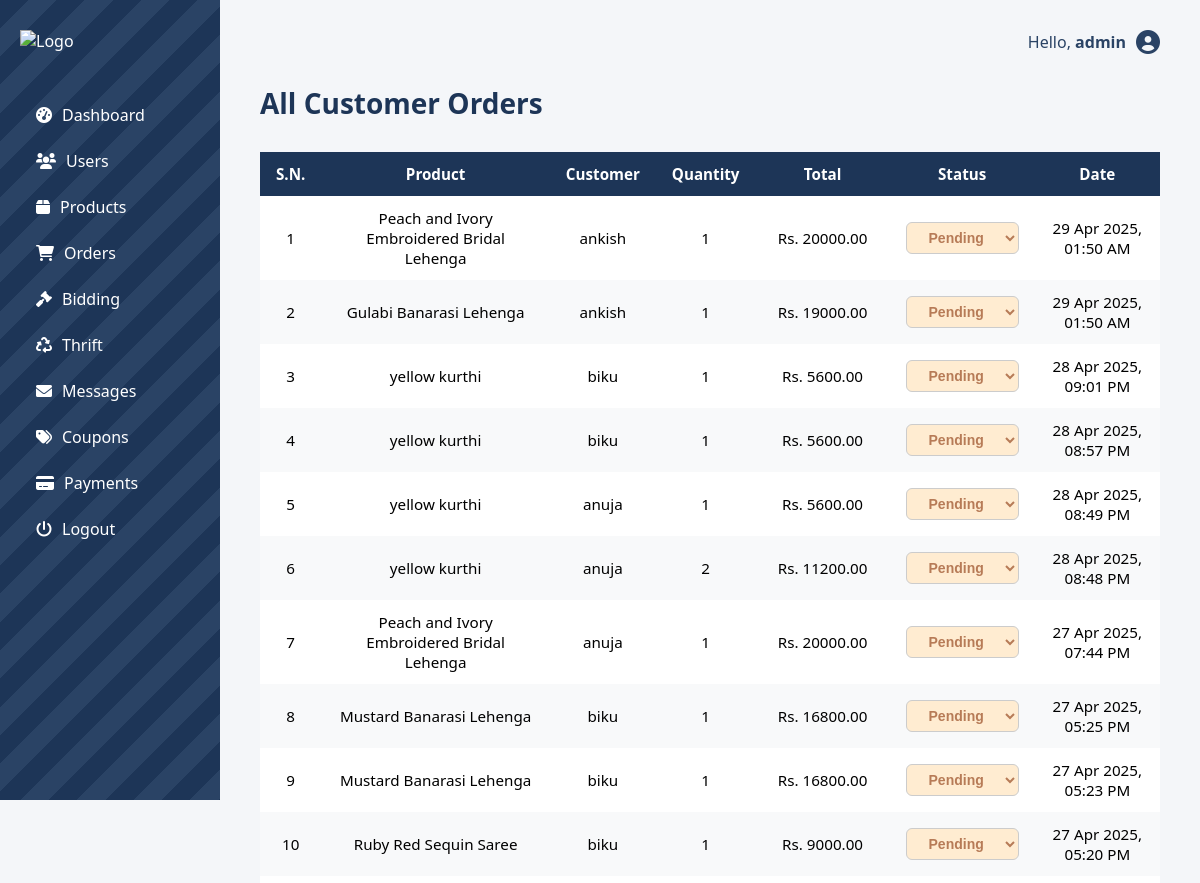
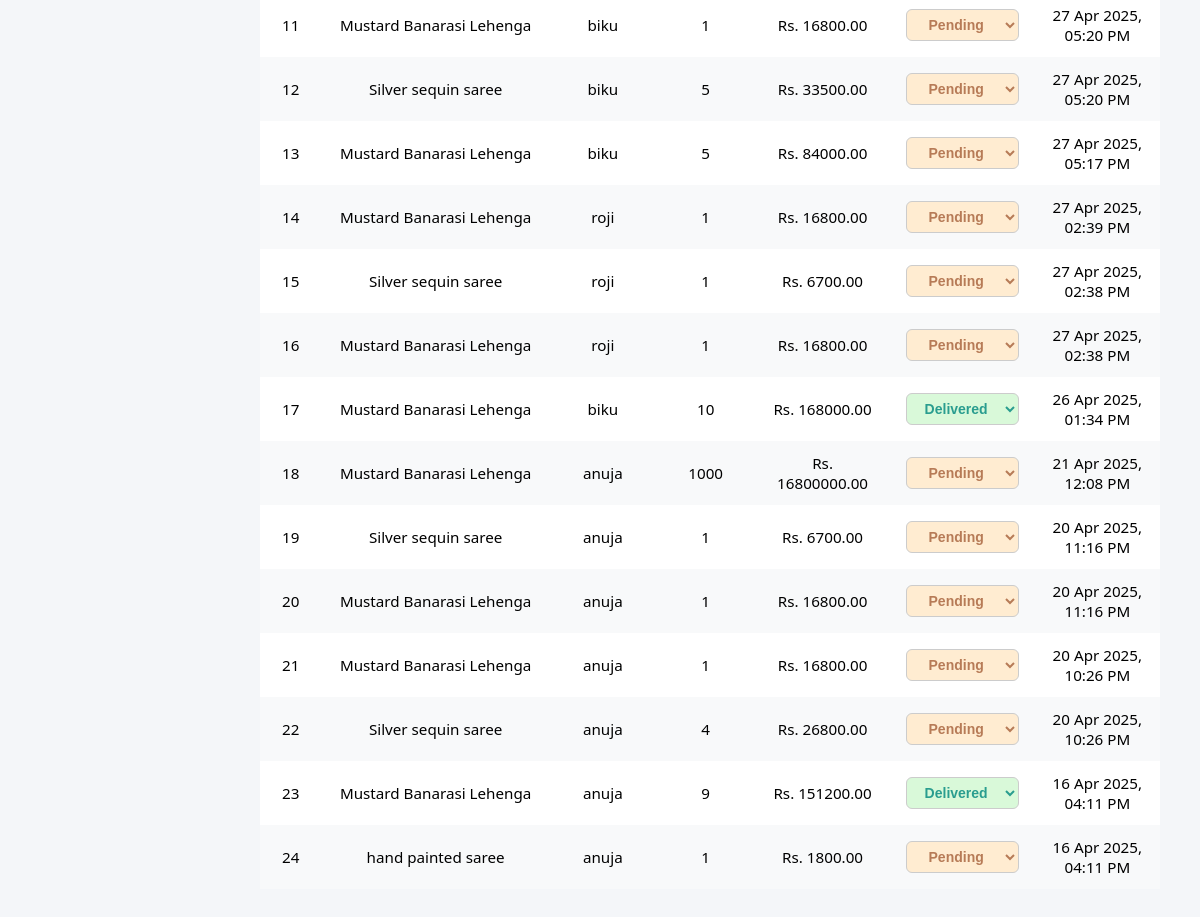
The app's page /dashboard/orders/ (signed in) with its own data (2 pictures, top to bottom).
### MS/models.py (models this page shows, shortened)
class CustomUser(AbstractUser):
    ROLE_CHOICES = [
        ('customer', 'Customer'),
        ('admin', 'Admin'),
        ('vendor', 'Vendor'),
    ]
    SIZE_CHOICES = [
        ('XS', 'Extra Small'),
        ('S', 'Small'),
        ('M', 'Medium'),
        ('L', 'Large'),
        ('XL', 'Extra Large'),
        ('Free', 'Free Size'),
    ]
    role = models.CharField(max_length=10, choices=ROLE_CHOICES, default='customer')
    is_vendor = models.BooleanField(default=False)
    size = models.CharField(max_length=10, choices=SIZE_CHOICES, blank=True, null=True)
    store_name = models.CharField(max_length=255, blank=True, null=True)
    description = models.TextField(blank=True, null=True)
    logo = models.ImageField(upload_to='vendor_logos/', blank=True, null=True)
    groups = models.ManyToManyField(
        'auth.Group',
        related_name='customuser_set',
        blank=True
    )
    user_permissions = models.ManyToManyField(
        'auth.Permission',
        related_name='customuser_permissions',
        blank=True
    )
    def __str__(self):
        return self.username

class Order(models.Model):
    order_id = models.AutoField(primary_key=True)
    user = models.ForeignKey(CustomUser, on_delete=models.CASCADE)
    product = models.ForeignKey(Product, on_delete=models.CASCADE)
    quantity = models.PositiveIntegerField()
    total_price = models.DecimalField(max_digits=10, decimal_places=2)
    payment_method = models.CharField(  # 👉 ADD THIS
        max_length=20,
        choices=[
            ('COD', 'Cash on Delivery'),
            ('eSewa', 'eSewa')
        ],
        default='COD'
    )
    status = models.CharField(max_length=50, choices=[
        ('pending', 'Pending'), ('shipped', 'Shipped'),
        ('delivered', 'Delivered'), ('cancelled', 'Cancelled')
    ], default='pending')
    order_date = models.DateTimeField(auto_now_add=True)
    delivery_date = models.DateTimeField(null=True, blank=True)

class Product(models.Model):
    CATEGORY_CHOICES = [
        ('Saree', 'Saree'),
        ('Lehenga', 'Lehenga'),
        ('Kurtha', 'Kurtha'),
        ('Other', 'Other'),
    ]
    product_name = models.CharField(max_length=255)
    description = models.TextField()
    price = models.DecimalField(max_digits=10, decimal_places=2)
    quantity = models.PositiveIntegerField(default=1)
    category = models.CharField(max_length=255, choices=CATEGORY_CHOICES)
    age_groups = models.ManyToManyField('AgeGroup', blank=True)
    sizes = models.ManyToManyField('Size', blank=True)
    user = models.ForeignKey(settings.AUTH_USER_MODEL, on_delete=models.CASCADE)
    image = models.ImageField(upload_to='product_images/', blank=True, null=True)
    created_at = models.DateTimeField(auto_now_add=True)
    updated_at = models.DateTimeField(auto_now=True)

### MS/views.py (the view)
# urls.py: path('dashboard/orders/', views.admin_all_orders, name='admin_all_orders'),
@user_passes_test(is_admin)
def admin_all_orders(request):
    orders = Order.objects.all().order_by('-order_date')
    return render(request, 'mytemplates/admin_orders.html', {'orders': orders})

### MS/context_processors.py (called while the page is built)
def notification_context(request):
    if not request.user.is_authenticated:
        return {}
    user = request.user
    alerts = Notification.objects.filter(user=user, is_read=False).order_by('-timestamp')
    unread_count = alerts.count()
    alerts = alerts[:10]  # slice after count
    chat_messages = Chat.objects.filter(
        Q(sender=user) | Q(thrift__user=user)
    ).order_by('-timestamp')[:10]
    return {
        'alerts': alerts,
        'unread_count': unread_count,
        'chat_messages': chat_messages,
    }

### MS/views.py (called while the page is built)
def is_admin(user):
    return user.is_superuser or user.is_staff

### MS/templates/mytemplates/admin_orders.html (shortened to what this page needs)
{% extends 'mytemplates/admin_dashboard.html' %}
{% load static %}
{% block content %}
<h2>All Customer Orders</h2>
<div class="table-container">
  {% if orders %}
    <table class="product-table">
      <thead>
        <tr>
          <th>S.N.</th>
          <th>Product</th>
          <th>Customer</th>
          <th>Quantity</th>
          <th>Total</th>
          <th>Status</th>
          <th>Date</th>
        </tr>
      </thead>
      <tbody>
        {% for order in orders %}
        <tr class="{% cycle 'row-light' 'row-dark' %}">
          <td>{{ forloop.counter }}</td>
          <td>{{ order.product.product_name }}</td>
          <td>{{ order.user }}</td>
          <td>{{ order.quantity }}</td>
          <td>Rs. {{ order.total_price }}</td>
          <td>
            <form method="POST" action="{% url 'update_order_status' order.pk %}">
              <select name="status"
                      onchange="this.form.submit()"
                      class="status-dropdown {{ order.status|lower }}">
                <option value="pending" {% if order.status == "pending" %}selected{% endif %}>Pending</option>
                <option value="delivered" {% if order.status == "delivered" %}selected{% endif %}>Delivered</option>
              </select>
            </form>
          </td>
          <td>{{ order.order_date|date:"d M Y, h:i A" }}</td>
        </tr>
        {% endfor %}
      </tbody>
    </table>
  {% else %}
    <div class="alert alert-info text-center">No orders found.</div>
  {% endif %}
</div>
{% endblock %}

### MS/templates/mytemplates/admin_dashboard.html (shortened to what this page needs)
{% load static %}
<!DOCTYPE html>
<html lang="en">
<head>
  <link rel="stylesheet" href="{% static 'css/admin_dashboard.css' %}">
  <link rel="stylesheet" href="https://cdnjs.cloudflare.com/ajax/libs/font-awesome/6.0.0/css/all.min.css">
</head>
<body>
<div class="admin-container">
  <div class="sidebar">
    <div class="logo">
      <img src="{% static 'images/finallogo.png' %}" alt="Logo">
    </div>
    <ul class="nav">
        <li><a href="{% url 'admin_dashboard' %}"><i class="fas fa-tachometer-alt"></i> Dashboard</a></li>
        <li><a href="{% url 'admin_users' %}"><i class="fas fa-users"></i> Users</a></li>
        <li><a href="{% url 'admin_products' %}"><i class="fas fa-box"></i> Products</a></li>
        <li><a href="{% url 'admin_all_orders' %}"><i class="fas fa-shopping-cart"></i> Orders</a></li>
        <li><a href="{% url 'admin_bidding' %}"><i class="fas fa-gavel"></i> Bidding</a></li>
        <li><a href="{% url 'admin_thrift' %}"><i class="fas fa-recycle"></i> Thrift</a></li>
        <li><a href="{% url 'admin_messages' %}"><i class="fas fa-envelope"></i> Messages</a></li>
        <li><a href="{% url 'admin_coupons' %}"><i class="fas fa-tags"></i> Coupons</a></li>
        <li><a href="{% url 'admin_payment_report' %}"><i class="fas fa-credit-card"></i> Payments</a></li>
        <li><a href="{% url 'logout' %}"><i class="fas fa-power-off"></i> Logout</a></li>
    </ul>
  </div>
  <div class="main">
    <div class="topbar">
      <p>Hello, <strong>{{ request.user.username }}</strong></p>
      <i class="fas fa-user-circle"></i>
    </div>
    {% block content %}{% endblock %}
  </div>
</div>
</body>
</html>

### static/css/admin_dashboard.css (style rules this page uses)
* { margin: 0; padding: 0; box-sizing: border-box; }
html, body { height: 100%; }
body { font-family: 'Segoe UI', sans-serif; background-color: #f4f6f9; }
.admin-container { display: flex; min-height: 100vh; }
.sidebar { width: 220px; background: repeating-linear-gradient( 135deg, #1d3557, #1d3557 20px, #2a4365 20px, #2a4365 40px ); color: white; padding: 30px 20px; min-height: 100vh; position: sticky; top: 0; align-self: flex-start; }
.sidebar .logo img { width: 120px; margin-bottom: 40px; }
.sidebar .nav { list-style: none; padding-left: 0; }
.sidebar .nav li { padding: 12px 16px; display: flex; align-items: center; gap: 12px; cursor: pointer; border-radius: 6px; transition: background-color 0.2s ease; }
.sidebar .nav li a { color: white; text-decoration: none; display: flex; align-items: center; gap: 10px; }
.main { flex: 1; padding: 30px 40px; }
.topbar { display: flex; justify-content: flex-end; align-items: center; gap: 10px; margin-bottom: 30px; }
.topbar p { font-size: 16px; color: #2a4365; }
.topbar i { font-size: 24px; color: #2a4365; }
h1, h2 { font-size: 28px; margin-bottom: 30px; color: #1d3557; }
.table-container { overflow-x: auto; margin-top: 30px; }
table { width: 100%; border-collapse: collapse; background-color: #fff; box-shadow: 0 0 10px rgba(0,0,0,0.03); font-size: 0.95rem; }
table th, table td { padding: 12px 16px; text-align: center; vertical-align: middle; }
table thead { background-color: #1d3557; color: white; }
table tbody tr:nth-child(even) { background-color: #f8f9fa; }
.status-dropdown { padding: 6px 12px; border-radius: 6px; font-weight: bold; border: 1px solid #ccc; font-size: 14px; text-align: center; }
.status-dropdown.pending { background-color: #ffecd1; color: #b77b57; }
.status-dropdown.delivered { background-color: #d9f9d9; color: #2a9d8f; }

### records on screen
CustomUser: user.username "admin"
Order: product.product_name "Peach and Ivory Embroidered Bridal Lehenga", user "ankish", quantity "1", total_price "20000.00", status "Pending", order_date "29 Apr 2025, 01:50 AM"
Order: product.product_name "Gulabi Banarasi Lehenga", user "ankish", quantity "1", total_price "19000.00", status "Pending", order_date "29 Apr 2025, 01:50 AM"
Order: product.product_name "yellow kurthi", user "biku", quantity "1", total_price "5600.00", status "Pending", order_date "28 Apr 2025, 09:01 PM"
Order: product.product_name "yellow kurthi", user "biku", quantity "1", total_price "5600.00", status "Pending", order_date "28 Apr 2025, 08:57 PM"
Order: product.product_name "yellow kurthi", user "anuja", quantity "1", total_price "5600.00", status "Pending", order_date "28 Apr 2025, 08:49 PM"
Order: product.product_name "yellow kurthi", user "anuja", quantity "2", total_price "11200.00", status "Pending", order_date "28 Apr 2025, 08:48 PM"
Order: product.product_name "Peach and Ivory Embroidered Bridal Lehenga", user "anuja", quantity "1", total_price "20000.00", status "Pending", order_date "27 Apr 2025, 07:44 PM"
Order: product.product_name "Mustard Banarasi Lehenga", user "biku", quantity "1", total_price "16800.00", status "Pending", order_date "27 Apr 2025, 05:25 PM"
Order: product.product_name "Mustard Banarasi Lehenga", user "biku", quantity "1", total_price "16800.00", status "Pending", order_date "27 Apr 2025, 05:23 PM"
Order: product.product_name "Ruby Red Sequin Saree", user "biku", quantity "1", total_price "9000.00", status "Pending", order_date "27 Apr 2025, 05:20 PM"
Order: product.product_name "Mustard Banarasi Lehenga", user "biku", quantity "1", total_price "16800.00", status "Pending", order_date "27 Apr 2025, 05:20 PM"
Order: product.product_name "Silver sequin saree", user "biku", quantity "5", total_price "33500.00", status "Pending", order_date "27 Apr 2025, 05:20 PM"
Order: product.product_name "Mustard Banarasi Lehenga", user "biku", quantity "5", total_price "84000.00", status "Pending", order_date "27 Apr 2025, 05:17 PM"
Order: product.product_name "Mustard Banarasi Lehenga", user "roji", quantity "1", total_price "16800.00", status "Pending", order_date "27 Apr 2025, 02:39 PM"
Order: product.product_name "Silver sequin saree", user "roji", quantity "1", total_price "6700.00", status "Pending", order_date "27 Apr 2025, 02:38 PM"
Order: product.product_name "Mustard Banarasi Lehenga", user "roji", quantity "1", total_price "16800.00", status "Pending", order_date "27 Apr 2025, 02:38 PM"
Order: product.product_name "Mustard Banarasi Lehenga", user "biku", quantity "10", total_price "168000.00", status "Delivered", order_date "26 Apr 2025, 01:34 PM"
Order: product.product_name "Mustard Banarasi Lehenga", user "anuja", quantity "1000", total_price "16800000.00", status "Pending", order_date "21 Apr 2025, 12:08 PM"
Order: product.product_name "Silver sequin saree", user "anuja", quantity "1", total_price "6700.00", status "Pending", order_date "20 Apr 2025, 11:16 PM"
Order: product.product_name "Mustard Banarasi Lehenga", user "anuja", quantity "1", total_price "16800.00", status "Pending", order_date "20 Apr 2025, 11:16 PM"
Order: product.product_name "Mustard Banarasi Lehenga", user "anuja", quantity "1", total_price "16800.00", status "Pending", order_date "20 Apr 2025, 10:26 PM"
Order: product.product_name "Silver sequin saree", user "anuja", quantity "4", total_price "26800.00", status "Pending", order_date "20 Apr 2025, 10:26 PM"
Order: product.product_name "Mustard Banarasi Lehenga", user "anuja", quantity "9", total_price "151200.00", status "Delivered", order_date "16 Apr 2025, 04:11 PM"
Order: product.product_name "hand painted saree", user "anuja", quantity "1", total_price "1800.00", status "Pending", order_date "16 Apr 2025, 04:11 PM"
